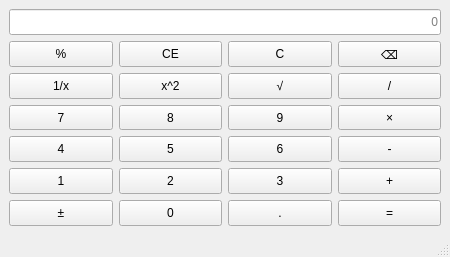
<?xml version="1.0" encoding="UTF-8"?>
<ui version="4.0">
 <class>MainWindow</class>
 <widget class="QMainWindow" name="MainWindow">
  <property name="geometry">
   <rect>
    <x>0</x>
    <y>0</y>
    <width>450</width>
    <height>257</height>
   </rect>
  </property>
  <property name="windowTitle">
   <string>MainWindow</string>
  </property>
  <widget class="QWidget" name="centralwidget">
   <layout class="QHBoxLayout" name="horizontalLayout">
    <item>
     <layout class="QGridLayout" name="gridLayout_3">
      <item row="1" column="1">
       <widget class="QPushButton" name="btnClear">
        <property name="sizePolicy">
         <sizepolicy hsizetype="Minimum" vsizetype="Minimum">
          <horstretch>0</horstretch>
          <verstretch>0</verstretch>
         </sizepolicy>
        </property>
        <property name="text">
         <string>CE</string>
        </property>
       </widget>
      </item>
      <item row="4" column="1">
       <widget class="QPushButton" name="btnNum5">
        <property name="sizePolicy">
         <sizepolicy hsizetype="Minimum" vsizetype="Minimum">
          <horstretch>0</horstretch>
          <verstretch>0</verstretch>
         </sizepolicy>
        </property>
        <property name="text">
         <string>5</string>
        </property>
       </widget>
      </item>
      <item row="5" column="2">
       <widget class="QPushButton" name="btnNum3">
        <property name="sizePolicy">
         <sizepolicy hsizetype="Minimum" vsizetype="Minimum">
          <horstretch>0</horstretch>
          <verstretch>0</verstretch>
         </sizepolicy>
        </property>
        <property name="text">
         <string>3</string>
        </property>
       </widget>
      </item>
      <item row="5" column="3">
       <widget class="QPushButton" name="btnPlus">
        <property name="sizePolicy">
         <sizepolicy hsizetype="Minimum" vsizetype="Minimum">
          <horstretch>0</horstretch>
          <verstretch>0</verstretch>
         </sizepolicy>
        </property>
        <property name="text">
         <string>+</string>
        </property>
       </widget>
      </item>
      <item row="6" column="0">
       <widget class="QPushButton" name="btnSign">
        <property name="sizePolicy">
         <sizepolicy hsizetype="Minimum" vsizetype="Minimum">
          <horstretch>0</horstretch>
          <verstretch>0</verstretch>
         </sizepolicy>
        </property>
        <property name="text">
         <string>±</string>
        </property>
       </widget>
      </item>
      <item row="6" column="3">
       <widget class="QPushButton" name="btnEqual">
        <property name="sizePolicy">
         <sizepolicy hsizetype="Minimum" vsizetype="Minimum">
          <horstretch>0</horstretch>
          <verstretch>0</verstretch>
         </sizepolicy>
        </property>
        <property name="text">
         <string>=</string>
        </property>
       </widget>
      </item>
      <item row="2" column="2">
       <widget class="QPushButton" name="btnSqrt">
        <property name="sizePolicy">
         <sizepolicy hsizetype="Minimum" vsizetype="Minimum">
          <horstretch>0</horstretch>
          <verstretch>0</verstretch>
         </sizepolicy>
        </property>
        <property name="text">
         <string>√</string>
        </property>
       </widget>
      </item>
      <item row="2" column="1">
       <widget class="QPushButton" name="btnSquare">
        <property name="sizePolicy">
         <sizepolicy hsizetype="Minimum" vsizetype="Minimum">
          <horstretch>0</horstretch>
          <verstretch>0</verstretch>
         </sizepolicy>
        </property>
        <property name="text">
         <string>x^2</string>
        </property>
       </widget>
      </item>
      <item row="6" column="1">
       <widget class="QPushButton" name="btnNum0">
        <property name="sizePolicy">
         <sizepolicy hsizetype="Minimum" vsizetype="Minimum">
          <horstretch>0</horstretch>
          <verstretch>0</verstretch>
         </sizepolicy>
        </property>
        <property name="text">
         <string>0</string>
        </property>
       </widget>
      </item>
      <item row="1" column="3">
       <widget class="QPushButton" name="btnDel">
        <property name="sizePolicy">
         <sizepolicy hsizetype="Minimum" vsizetype="Minimum">
          <horstretch>0</horstretch>
          <verstretch>0</verstretch>
         </sizepolicy>
        </property>
        <property name="text">
         <string>⌫</string>
        </property>
       </widget>
      </item>
      <item row="2" column="0">
       <widget class="QPushButton" name="btnInverse">
        <property name="sizePolicy">
         <sizepolicy hsizetype="Minimum" vsizetype="Minimum">
          <horstretch>0</horstretch>
          <verstretch>0</verstretch>
         </sizepolicy>
        </property>
        <property name="text">
         <string>1/x</string>
        </property>
       </widget>
      </item>
      <item row="6" column="2">
       <widget class="QPushButton" name="btnPeriod">
        <property name="sizePolicy">
         <sizepolicy hsizetype="Minimum" vsizetype="Minimum">
          <horstretch>0</horstretch>
          <verstretch>0</verstretch>
         </sizepolicy>
        </property>
        <property name="text">
         <string>.</string>
        </property>
       </widget>
      </item>
      <item row="1" column="0">
       <widget class="QPushButton" name="btnPercentage">
        <property name="sizePolicy">
         <sizepolicy hsizetype="Minimum" vsizetype="Minimum">
          <horstretch>0</horstretch>
          <verstretch>0</verstretch>
         </sizepolicy>
        </property>
        <property name="text">
         <string>%</string>
        </property>
       </widget>
      </item>
      <item row="3" column="0">
       <widget class="QPushButton" name="btnNum7">
        <property name="sizePolicy">
         <sizepolicy hsizetype="Minimum" vsizetype="Minimum">
          <horstretch>0</horstretch>
          <verstretch>0</verstretch>
         </sizepolicy>
        </property>
        <property name="text">
         <string>7</string>
        </property>
       </widget>
      </item>
      <item row="2" column="3">
       <widget class="QPushButton" name="btnDivide">
        <property name="sizePolicy">
         <sizepolicy hsizetype="Minimum" vsizetype="Minimum">
          <horstretch>0</horstretch>
          <verstretch>0</verstretch>
         </sizepolicy>
        </property>
        <property name="text">
         <string>/</string>
        </property>
       </widget>
      </item>
      <item row="4" column="0">
       <widget class="QPushButton" name="btnNum4">
        <property name="sizePolicy">
         <sizepolicy hsizetype="Minimum" vsizetype="Minimum">
          <horstretch>0</horstretch>
          <verstretch>0</verstretch>
         </sizepolicy>
        </property>
        <property name="text">
         <string>4</string>
        </property>
       </widget>
      </item>
      <item row="5" column="0">
       <widget class="QPushButton" name="btnNum1">
        <property name="sizePolicy">
         <sizepolicy hsizetype="Minimum" vsizetype="Minimum">
          <horstretch>0</horstretch>
          <verstretch>0</verstretch>
         </sizepolicy>
        </property>
        <property name="text">
         <string>1</string>
        </property>
       </widget>
      </item>
      <item row="3" column="1">
       <widget class="QPushButton" name="btnNum8">
        <property name="sizePolicy">
         <sizepolicy hsizetype="Minimum" vsizetype="Minimum">
          <horstretch>0</horstretch>
          <verstretch>0</verstretch>
         </sizepolicy>
        </property>
        <property name="text">
         <string>8</string>
        </property>
       </widget>
      </item>
      <item row="4" column="2">
       <widget class="QPushButton" name="btnNum6">
        <property name="sizePolicy">
         <sizepolicy hsizetype="Minimum" vsizetype="Minimum">
          <horstretch>0</horstretch>
          <verstretch>0</verstretch>
         </sizepolicy>
        </property>
        <property name="text">
         <string>6</string>
        </property>
       </widget>
      </item>
      <item row="4" column="3">
       <widget class="QPushButton" name="btnMinus">
        <property name="sizePolicy">
         <sizepolicy hsizetype="Minimum" vsizetype="Minimum">
          <horstretch>0</horstretch>
          <verstretch>0</verstretch>
         </sizepolicy>
        </property>
        <property name="text">
         <string>-</string>
        </property>
       </widget>
      </item>
      <item row="3" column="2">
       <widget class="QPushButton" name="btnNum9">
        <property name="sizePolicy">
         <sizepolicy hsizetype="Minimum" vsizetype="Minimum">
          <horstretch>0</horstretch>
          <verstretch>0</verstretch>
         </sizepolicy>
        </property>
        <property name="text">
         <string>9</string>
        </property>
       </widget>
      </item>
      <item row="1" column="2">
       <widget class="QPushButton" name="btnClearAll">
        <property name="sizePolicy">
         <sizepolicy hsizetype="Minimum" vsizetype="Minimum">
          <horstretch>0</horstretch>
          <verstretch>0</verstretch>
         </sizepolicy>
        </property>
        <property name="text">
         <string>C</string>
        </property>
       </widget>
      </item>
      <item row="5" column="1">
       <widget class="QPushButton" name="btnNum2">
        <property name="sizePolicy">
         <sizepolicy hsizetype="Minimum" vsizetype="Minimum">
          <horstretch>0</horstretch>
          <verstretch>0</verstretch>
         </sizepolicy>
        </property>
        <property name="text">
         <string>2</string>
        </property>
       </widget>
      </item>
      <item row="0" column="0" colspan="4">
       <widget class="QLineEdit" name="display">
        <property name="sizePolicy">
         <sizepolicy hsizetype="Expanding" vsizetype="Preferred">
          <horstretch>0</horstretch>
          <verstretch>0</verstretch>
         </sizepolicy>
        </property>
        <property name="alignment">
         <set>Qt::AlignmentFlag::AlignRight|Qt::AlignmentFlag::AlignTrailing|Qt::AlignmentFlag::AlignVCenter</set>
        </property>
        <property name="placeholderText">
         <string>0</string>
        </property>
       </widget>
      </item>
      <item row="3" column="3">
       <widget class="QPushButton" name="btnMultiple">
        <property name="sizePolicy">
         <sizepolicy hsizetype="Minimum" vsizetype="Minimum">
          <horstretch>0</horstretch>
          <verstretch>0</verstretch>
         </sizepolicy>
        </property>
        <property name="text">
         <string>×</string>
        </property>
       </widget>
      </item>
     </layout>
    </item>
   </layout>
  </widget>
  <widget class="QMenuBar" name="menubar">
   <property name="geometry">
    <rect>
     <x>0</x>
     <y>0</y>
     <width>450</width>
     <height>18</height>
    </rect>
   </property>
  </widget>
  <widget class="QStatusBar" name="statusbar"/>
 </widget>
 <resources/>
 <connections/>
</ui>
